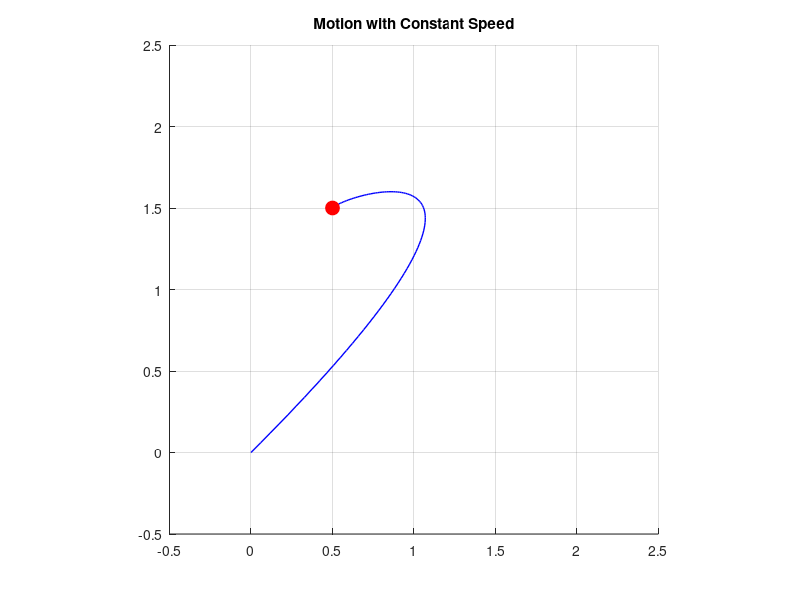

Here is the MATLAB script that generated this plot: (Note: this script raises an error after producing the figure.)
function task5_constant_speed()
    % 创建新的figure并设置固定大小
    fig = figure('Position', [100 100 800 600], 'Units', 'pixels');
    
    % 设置图形窗口
    set(gca, 'XLim', [-0.5 2.5], 'YLim', [-0.5 2.5], ...
        'SortMethod', 'childorder', 'Visible', 'on');
    cla
    axis square
    grid on;
    hold on;
    
    % 绘制完整路径
    t_plot = linspace(0, 1, 100);
    x_plot = 0.5 + 0.3*t_plot + 3.9*t_plot.^2 - 4.7*t_plot.^3;
    y_plot = 1.5 + 0.3*t_plot + 0.9*t_plot.^2 - 2.7*t_plot.^3;
    plot(x_plot, y_plot, 'b-', 'LineWidth', 1);
    
    % 创建运动点
    ball = plot(x_plot(1), y_plot(1), 'ro', 'MarkerSize', 10, 'MarkerFaceColor', 'r');
    
    % 等速运动
    title('Motion with Constant Speed');
    for s = linspace(0, 1, 50)  % 减少帧数，增加每帧时间
        % 找到对应的参数t
        t = task2_find_t(s);
        
        % 计算位置
        x = 0.5 + 0.3*t + 3.9*t^2 - 4.7*t^3;
        y = 1.5 + 0.3*t + 0.9*t^2 - 2.7*t^3;
        
        % 使用题目要求的命令更新位置
        set(ball, 'xdata', x, 'ydata', y);
        drawnow;
        pause(0.05);  % 增加暂停时间
    end
end 